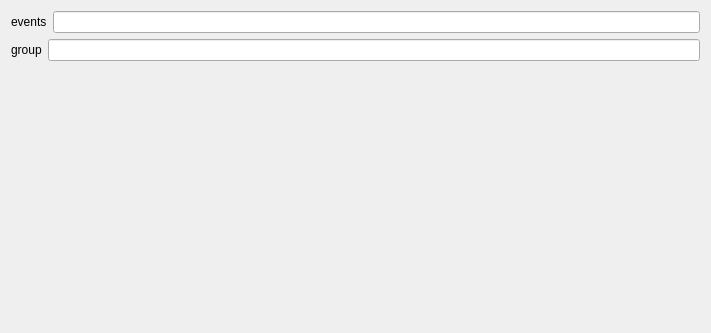
<?xml version="1.0" encoding="UTF-8"?>
<ui version="4.0">
 <class>CreateListofTuplesSettingsView</class>
 <widget class="QWidget" name="CreateListofTuplesSettingsView">
  <property name="styleSheet">
   <string notr="true">font: 12pt &quot;Roboto&quot;;</string>
  </property>
  <property name="geometry">
   <rect>
    <x>0</x>
    <y>0</y>
    <width>711</width>
    <height>333</height>
   </rect>
  </property>
  <property name="windowTitle">
   <string>Form</string>
  </property>
  <layout class="QVBoxLayout" name="verticalLayout">
   <item>
    <layout class="QHBoxLayout" name="events_horizontalLayout">
     <item>
      <widget class="QLabel" name="events_label">
       <property name="text">
        <string>events</string>
       </property>
      </widget>
     </item>
     <item>
      <widget class="QLineEdit" name="events_lineedit"/>
     </item>
    </layout>
   </item><item>
    <layout class="QHBoxLayout" name="group_horizontalLayout">
     <item>
      <widget class="QLabel" name="group_label">
       <property name="text">
        <string>group</string>
       </property>
      </widget>
     </item>
     <item>
      <widget class="QLineEdit" name="group_lineedit"/>
     </item>
    </layout>
   </item>
   <item>
    <spacer name="verticalSpacer">
     <property name="orientation">
      <enum>Qt::Vertical</enum>
     </property>
     <property name="sizeHint" stdset="0">
      <size>
       <width>20</width>
       <height>40</height>
      </size>
     </property>
    </spacer>
   </item>
  </layout>
 </widget>
 <resources>
  <include location="../../../../snooz-toolbox/src/main/python/ui/themes/themes.qrc"/>
 </resources>
 <connections/>
 </ui>
